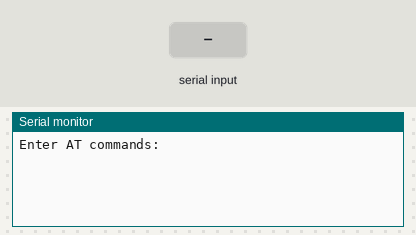
The sketch below on a simulated Arduino Uno, built with avr-gcc and run on an emulated ATmega328P. Parts: the last lines printed to the serial monitor. Inputs (shaded band) come from the test bench.

Above: at 1.2 s.
1.3 s: "1\n" received over Serial
At 1.7 s:
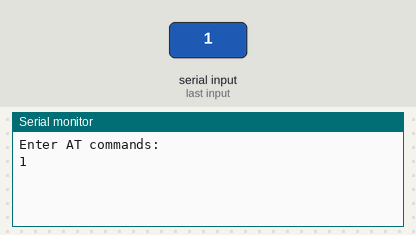
2.8 s: "0\n" received over the second serial link
At 3.9 s:
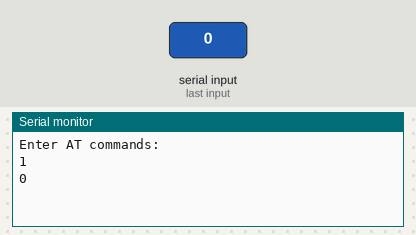
4.3 s: "2\n" received over Serial
At 5.2 s:
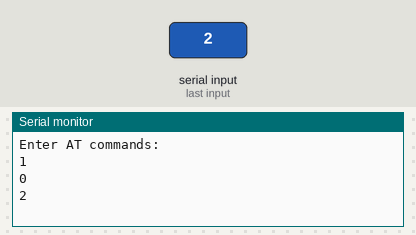

Measured:
- after the input at 1.3 s, the serial monitor: prints a new line at once (image 1)
- after the input at 2.8 s, the serial monitor: prints a new line at once (image 2)
- after the input at 4.3 s, the serial monitor: prints a new line at once (image 3)

The sketch:

test_bluetooth.ino
```cpp
#include <SoftwareSerial.h>

SoftwareSerial BT_Serial(8,9); // RX, TX

bool bytesWereRead = false;
char c = ' ';
boolean NL = true;

void setup() {
  Serial.begin(9600);
  Serial.println("Enter AT commands:");
  BT_Serial.begin(9600);

}

void loop()
{
  if (BT_Serial.available()) {
    bytesWereRead = true;
    int bytesRead = Serial.write(BT_Serial.read());
  }

  if (Serial.available()) {
    c = Serial.read();
    if (c!=10 & c!=13){
      BT_Serial.write(c);
    }
    if (NL) {Serial.print("\r\n"); NL = false;}
    Serial.write(c);
    if (c==10){NL = true;}
  }
}
```
